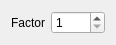
<?xml version="1.0" encoding="UTF-8"?>
<ui version="4.0">
 <class>BeatDividerBlockEditor</class>
 <widget class="QWidget" name="BeatDividerBlockEditor">
  <property name="geometry">
   <rect>
    <x>0</x>
    <y>0</y>
    <width>101</width>
    <height>40</height>
   </rect>
  </property>
  <property name="windowTitle">
   <string>BeatDividerBlockEditor</string>
  </property>
  <layout class="QVBoxLayout" name="verticalLayout">
   <item>
    <layout class="QHBoxLayout" name="horizontalLayout">
     <item>
      <widget class="QLabel" name="label">
       <property name="text">
        <string>Factor</string>
       </property>
      </widget>
     </item>
     <item>
      <widget class="QSpinBox" name="sb_factor">
       <property name="minimum">
        <number>1</number>
       </property>
       <property name="maximum">
        <number>2048</number>
       </property>
      </widget>
     </item>
    </layout>
   </item>
  </layout>
 </widget>
 <resources/>
 <connections/>
</ui>
